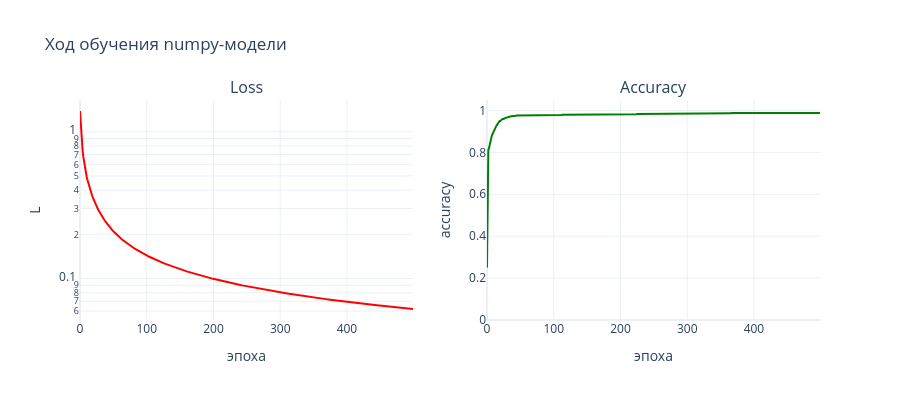

The notebook cell saved with this chart:
### Code cell
# Визуализация обучения
fig = make_subplots(rows=1, cols=2, subplot_titles=('Loss', 'Accuracy'))

epochs = list(range(len(history['loss'])))
fig.add_trace(go.Scatter(x=epochs, y=history['loss'], mode='lines',
                         line=dict(color='red', width=2), name='loss'),
              row=1, col=1)
fig.add_trace(go.Scatter(x=epochs, y=history['accuracy'], mode='lines',
                         line=dict(color='green', width=2), name='accuracy'),
              row=1, col=2)
fig.update_xaxes(title_text='эпоха')
fig.update_yaxes(title_text='L', row=1, col=1, type='log')
fig.update_yaxes(title_text='accuracy', row=1, col=2, range=[0, 1.05])
fig.update_layout(title='Ход обучения numpy-модели',
                  height=400, template='plotly_white', showlegend=False)
fig.show()

### Figure 1 — Plotly figure (JSON) as saved in the notebook; plotly's stock layout.template omitted (floating-point values rounded to 4 significant figures; data arrays with more than 128 entries replaced by an {"elided": "..."} marker saying what was removed)
{"data": [{"line": {"color": "red", "width": 2}, "mode": "lines", "name": "loss", "type": "scatter", "x": {"elided": "500 int values"}, "xaxis": "x", "y": {"elided": "500 float values"}, "yaxis": "y"}, {"line": {"color": "green", "width": 2}, "mode": "lines", "name": "accuracy", "type": "scatter", "x": {"elided": "500 int values"}, "xaxis": "x2", "y": {"elided": "500 float values"}, "yaxis": "y2"}], "layout": {"annotations": [{"font": {"size": 16}, "showarrow": false, "text": "Loss", "x": 0.225, "xanchor": "center", "xref": "paper", "y": 1, "yanchor": "bottom", "yref": "paper"}, {"font": {"size": 16}, "showarrow": false, "text": "Accuracy", "x": 0.775, "xanchor": "center", "xref": "paper", "y": 1, "yanchor": "bottom", "yref": "paper"}], "height": 400, "showlegend": false, "title": {"text": "Ход обучения numpy-модели"}, "xaxis": {"anchor": "y", "domain": [0, 0.45], "title": {"text": "эпоха"}}, "xaxis2": {"anchor": "y2", "domain": [0.55, 1], "title": {"text": "эпоха"}}, "yaxis": {"anchor": "x", "domain": [0, 1], "title": {"text": "L"}, "type": "log"}, "yaxis2": {"anchor": "x2", "domain": [0, 1], "range": [0, 1.05], "title": {"text": "accuracy"}}}}
